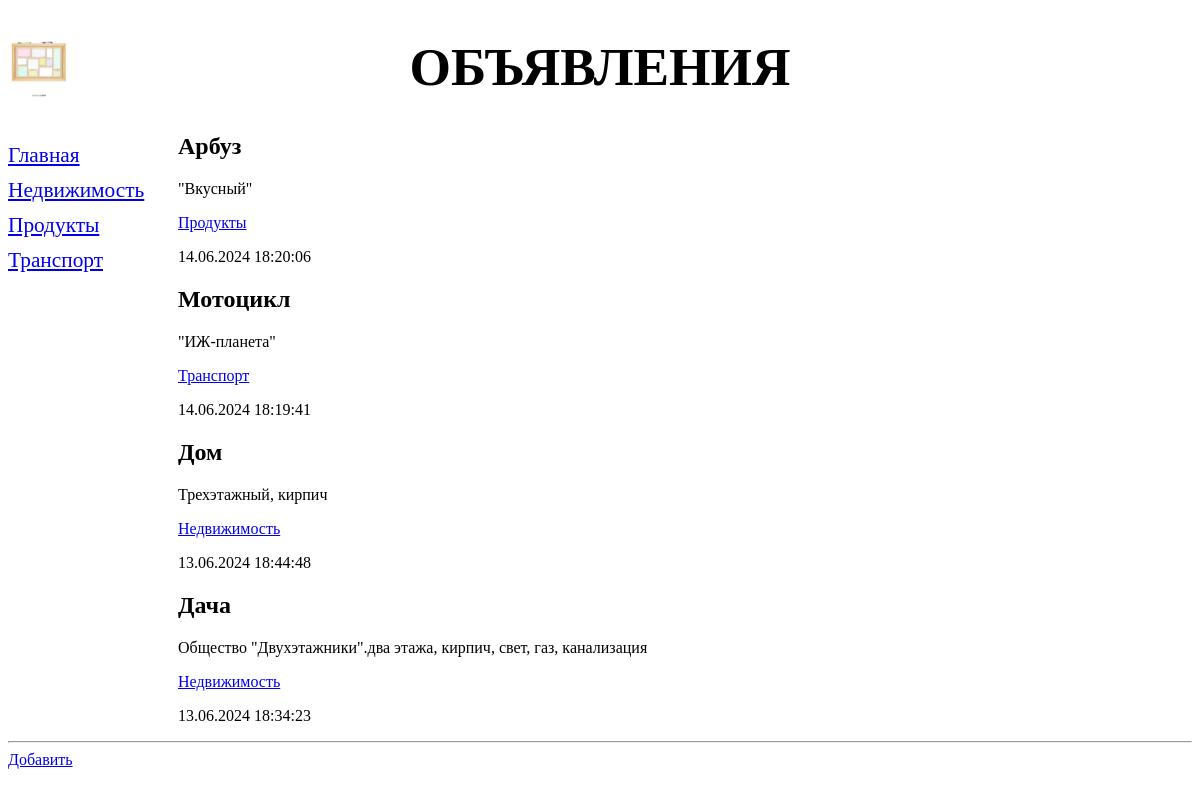
Page /bboard/ on the earlier database version.
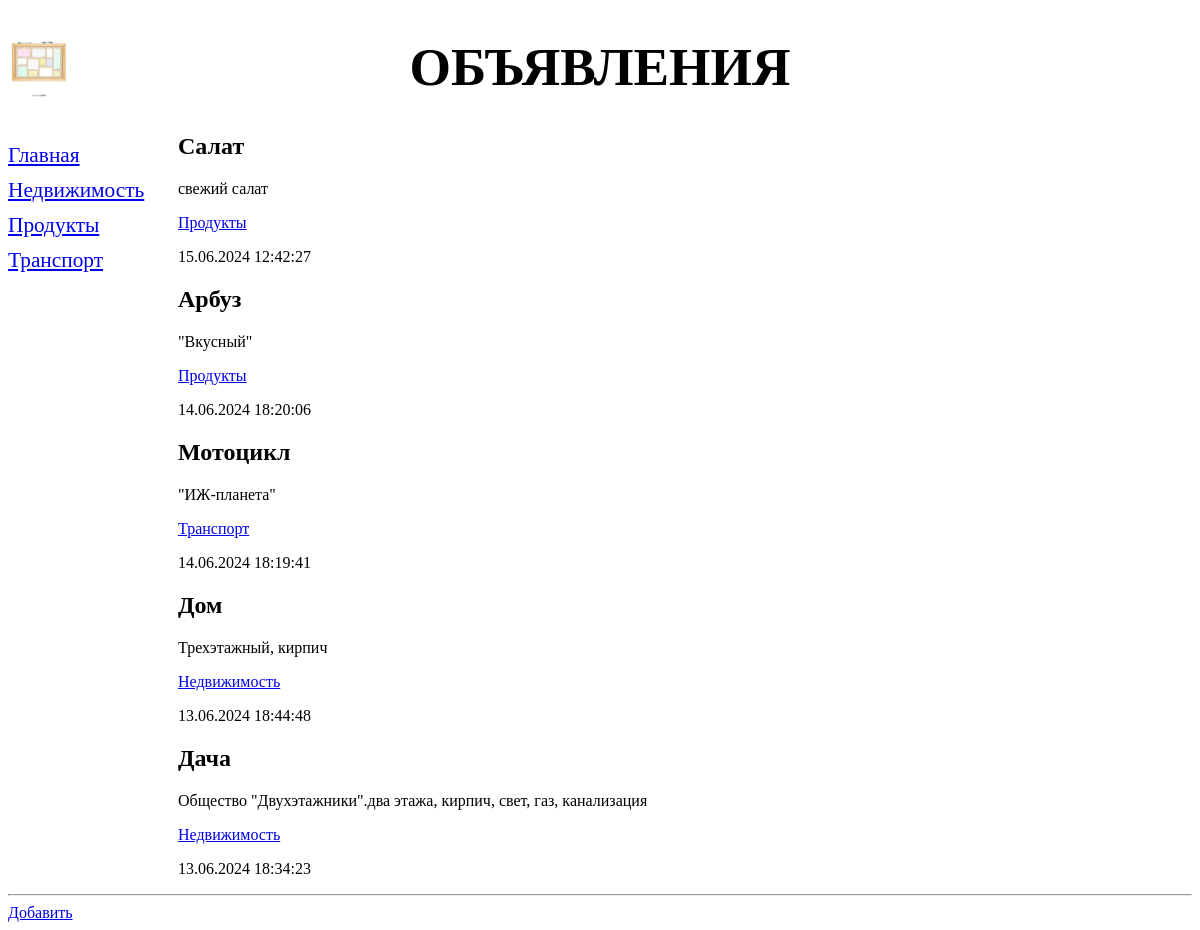
Same page on the later database version.
### bboard/models.py (models this page shows, shortened)
class Rubric(models.Model):
    name = models.CharField(max_length=20, db_index=True, verbose_name='Название')
    class Meta:
        verbose_name_plural = 'Рубрики'
        verbose_name = 'Рубрика'
        ordering = ['name']

class Bb(models.Model):
    title = models.CharField(max_length=50, verbose_name='Toвар')
    content = models.TextField(verbose_name='Описание')
    price = models.FloatField(verbose_name='Цена')
    published = models.DateTimeField(auto_now_add=True, db_index=True, verbose_name='Опубликовано')
    rubric = models.ForeignKey('Rubric', null=True, on_delete=models.PROTECT, verbose_name='Рубрика')
    class Meta:
        verbose_name_plural = 'Объявления'
        verbose_name = 'Объявление'
        ordering = ['-published']

### bboard/views.py (the view)
# urls.py: path('', index, name='index'),
def index(request):
    bbs = Bb.objects.all()
    rubrics = Rubric.objects.all()
    context = {'bbs': bbs, 'rubrics': rubrics}
    return render(request, 'bboard/index.html', context)

### bboard/templates/bboard/index.html
{% extends "layout/basic.html" %}
{% block content %}
{% for bb in bbs %}
<div>
    <h2>{{ bb.title }}</h2>
    <p>{{ bb.content }}</p>
    <p><a href="{% url 'rubric_bbs' bb.rubric.pk %}">{{ bb.rubric.name }}</a></p>
    <p>{{ bb.published|date:"d.m.Y H:i:s" }}</p>
</div>
{% endfor %}
{% endblock %}

### bboard/templates/layout/basic.html (shortened to what this page needs)
{% load static %}
<!DOCTYPE html>
<html lang="en">
    <head>
        <link rel="stylesheet" type="text/css" href="{% static "bboard/style.css" %}"
    </head>
    <body>
        <header>
            <h1>Объявления</h1>
        </header>
        <nav>
            <a href="{% url 'index' %}">Главная</a>
            {% for rubric in rubrics %}
            <a href="{% url 'rubric_bbs' rubric.pk %}">{{rubric.name}}</a>
            {% endfor %}
        </nav>
        <main>
            {% block content %}
            {% endblock %}
        </main>
        <hr>
        <a href="{% url 'add' %}">Добавить</a>
    </body>
</html>

### bboard/static/bboard/style.css (style rules this page uses)
header h1 { font-size: 40pt; text-transform: uppercase; text-align: center; background: url("bg.png") left / auto 100% no-repeat; }
nav { font-size: 16pt; width: 150px; float: left; }
nav a { display: block; margin: 10px 0px; }
main { margin-left: 170px; }

Differences in the rows shown:
added Bb: title "Салат", content "свежий салат", rubric.name "Продукты", published "15.06.2024 12:42:27"
